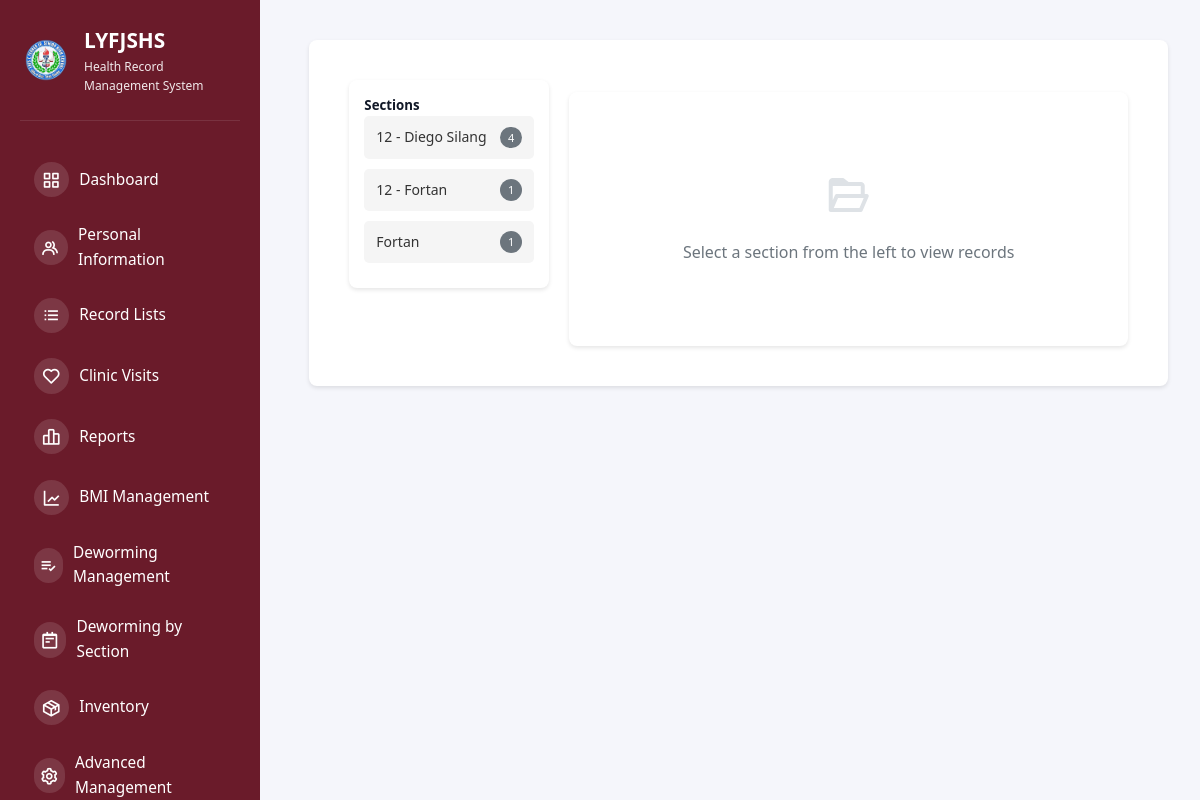
Screenshot of /deworming-section-view (signed in) with the database file from the repository.
### tables this page shows
CREATE TABLE deworming_records (
                id INTEGER PRIMARY KEY AUTOINCREMENT,
                person_type TEXT NOT NULL,
                person_id TEXT,
                name TEXT NOT NULL,
                grade TEXT,
                section TEXT NOT NULL,
                lrn TEXT,
                school_year TEXT,
                pre_4ps_recipient TEXT,
                pre_4ps_with_consent TEXT,
                pre_non_4ps_consent TEXT,
                pre_deworming_consent TEXT,
                post_4ps_children TEXT,
                post_non_4ps_children TEXT,
                post_serious_illness TEXT,
                post_adverse_effect TEXT,
                remarks TEXT,
                recorded_date TEXT,
                recorded_by INTEGER,
                recorded_by_name TEXT,
                created_at TIMESTAMP DEFAULT CURRENT_TIMESTAMP,
                updated_at TIMESTAMP DEFAULT CURRENT_TIMESTAMP, gender TEXT,
                FOREIGN KEY(recorded_by) REFERENCES users(id)
            );

### src/app.py (the view, shortened to what this page needs)
@app.route("/deworming-section-view")
@require_role('super_admin', 'health_officer')
def deworming_section_view():
    db = get_db_connection()
    if not db:
        flash("Database error.", "danger")
        return redirect(url_for("dashboard"))
    try:
        cursor = db.cursor()
        cursor.execute("SELECT DISTINCT section FROM deworming_records WHERE section IS NOT NULL AND section != '' ORDER BY section")
        sections_result = cursor.fetchall()
        sections = [row['section'] for row in sections_result]
        selected_section = request.args.get('section', '')
        cursor.execute("""
            SELECT section, COUNT(*) as count
            FROM deworming_records
            WHERE section IS NOT NULL AND section != ''
            GROUP BY section
            ORDER BY section
        """)
        section_counts = {row['section']: row['count'] for row in cursor.fetchall()}
        deworming_records = []
        db.close()
        return render_template("admin/deworming_section_view.html",
                             sections=sections,
                             section_counts=section_counts,
                             selected_section=selected_section,
                             deworming_records=deworming_records)
    except sqlite3.Error as e:
        flash(f"Error loading deworming records: {str(e)}", "danger")
        if db:
            db.close()
        return redirect(url_for("dashboard"))

### src/app.py (called while the page is built)
@app.before_request
def check_user_status():
    if session.get("logged_in"):
        if request.endpoint in ['login', 'logout', 'register', 'pending_approval', 'static']:
            return
        if session.get("role") == "pending":
            return redirect(url_for("pending_approval"))
        db = get_db_connection()
        if db:
            try:
                cursor = db.cursor()
                cursor.execute("SELECT is_active FROM users WHERE id = ?", (session.get("user_id"),))
                user = cursor.fetchone()
                db.close()
                if not user or not safe_row_get(user, 'is_active', 1):
                    session.clear()
                    flash("Your account has been disabled. Please contact the administrator.", "danger")
                    return redirect(url_for("login"))
            except sqlite3.Error:
                db.close()

@app.context_processor
def inject_user():
    user = None
    if session.get("logged_in"):
        db = get_db_connection()
        if db:
            try:
                cursor = db.cursor()
                cursor.execute("SELECT * FROM users WHERE id = ?", (session.get("user_id"),))
                user = cursor.fetchone()
                db.close()
            except sqlite3.Error:
                pass
    return {'current_user': user, 'max': max, 'min': min, 'range': range}

def get_db_connection():
    try:
        conn = sqlite3.connect(DATABASE)
        conn.row_factory = sqlite3.Row  # This enables column access by name
        return conn
    except sqlite3.Error as e:
        print(f"Database connection error: {e}")
        return None

def safe_row_get(row, key, default=None):
    if row is None:
        return default
    try:
        return row[key]
    except (IndexError, KeyError):
        return default

### templates/admin/deworming_section_view.html (shortened to what this page needs)
{% extends "shared/base.html" %}  {% block content %}
<div class="section-container">
  <div class="section-sidebar">
    <h5 style="margin-top: 0">Sections</h5>
    <ul class="section-list">
      {% if section_counts %} {% for section in sections %}
      <li>
        <a
          href="?section={{ section | urlencode }}"
          class="{% if selected_section == section %}active{% endif %}"
        >
          <span>{{ section }}</span>
          <span class="section-count"
            >{{ section_counts.get(section, 0) }}</span
          >
        </a>
      </li>
      {% endfor %} {% else %}
      <li style="text-align: center; color: #999; padding: 20px 0">
        No sections found
      </li>
      {% endif %}
    </ul>
  </div>
  <div class="main-content">
    {% if selected_section %}
    <div class="section-header">
      <h3><i class="bx bxs-group"></i> Section: {{ selected_section }}</h3>
      <div class="section-actions">
        <button class="btn btn-primary" onclick="openAddModal()">
          <i class="bx bx-plus"></i> Add Record
        </button>
        {% if deworming_records %}
        <a
          href="/deworming-section-print/{{ selected_section | urlencode }}"
          class="btn btn-success"
          target="_blank"
        >
          <i class="bx bx-printer"></i> Print
        </a>
        {% endif %}
      </div>
    </div>
    {% if deworming_records %}
    <table>
      <thead>
        <tr>
          <th>No.</th>
          <th>LRN</th>
          <th>Name</th>
          <th>Grade</th>
          <th>Pre 4Ps</th>
          <th>Pre Consent</th>
          <th>Post 4Ps</th>
          <th>Actions</th>
        </tr>
      </thead>
      <tbody>
        {% for record in deworming_records %}
        <tr>
          <td>{{ loop.index }}</td>
          <td>{{ record['lrn'] or '-' }}</td>
          <td>{{ record['name'] }}</td>
          <td>{{ record['grade'] or '-' }}</td>
          <td>
            <span
              class="badge badge-{{ ('yes' if record['pre_4ps_recipient'] in ['YES', 'Yes', 'yes'] else 'no') }}"
            >
              {{ record['pre_4ps_recipient'] or '-' }}
            </span>
          </td>
          <td>
            <span
              class="badge badge-{{ ('yes' if record['pre_deworming_consent'] in ['YES', 'Yes', 'yes'] else 'no') }}"
            >
              {{ record['pre_deworming_consent'] or '-' }}
            </span>
          </td>
          <td>
            <span
              class="badge badge-{{ ('yes' if record['post_4ps_children'] in ['YES', 'Yes', 'yes'] else 'no') }}"
            >
              {{ record['post_4ps_children'] or '-' }}
            </span>
          </td>
          <td>
            <div class="action-buttons">
              <button
                class="btn btn-sm btn-warning btn-edit-deworming"
                data-record-id="{{ record['id'] | int }}"
              >
                <i class="bx bx-edit"></i>
              </button>
              <button
                class="btn btn-sm btn-danger btn-delete-deworming"
                data-record-id="{{ record['id'] | int }}"
              >
                <i class="bx bx-trash"></i>
              </button>
            </div>
          </td>
        </tr>
        {% endfor %}
      </tbody>
    </table>
    {% else %}
    <div class="empty-state">
      <p>No deworming records found for this section.</p>
      <button
        class="btn btn-primary"
        onclick="openAddModal()"
        style="margin-top: 15px"
      >
        Add First Record
      </button>
    </div>
    {% endif %} {% else %}
    <div class="no-section">
      <i class="bx bx-folder-open"></i>
      <p>Select a section from the left to view records</p>
    </div>
    {% endif %}
  </div>
</div>
{% endblock %}

### static/css/dashboard.css (style rules this page uses)
* { margin: 0; padding: 0; box-sizing: border-box; }
:root { --primary-color: #2bb0a1; --secondary-color: #8b2340; --danger-color: #dc2626; --success-color: #16a34a; --warning-color: #ea580c; --light-bg: #f8fafc; --white: #ffffff; --text-dark: #1f2937; --text-light: #6b7280; --border-color: #e5e7eb; --shadow: 0 1px 3px rgba(0, 0, 0, 0.1); --shadow-lg: 0 10px 15px -3px rgba(0, 0, 0, 0.1); }
body { font-family: -apple-system, BlinkMacSystemFont, "Segoe UI", Roboto, Oxygen, Ubuntu, Cantarell, sans-serif; background-color: var(--light-bg); color: var(--text-dark); line-height: 1.6; }
html, body { height: 100%; font-family: system-ui, -apple-system, BlinkMacSystemFont, "Segoe UI", Roboto, sans-serif; }
body { background: #f5f6fb; color: #111827; }
.main-content { margin-top: 0.75rem; }

### templates/admin/deworming_section_view.html (style rules this page uses)
.section-container { display: grid; grid-template-columns: 200px 1fr; gap: 20px; margin: 20px; }
.section-sidebar { background: white; border-radius: 8px; padding: 15px; box-shadow: 0 2px 4px rgba(0, 0, 0, 0.1); height: fit-content; }
.section-list { list-style: none; padding: 0; margin: 0; }
.section-list li { margin-bottom: 10px; }
.section-list a { display: block; padding: 10px 12px; text-decoration: none; color: #333; border-radius: 5px; background: #f5f5f5; transition: all 0.3s ease; font-size: 14px; display: flex; justify-content: space-between; align-items: center; }
.section-count { display: inline-block; background: #6c757d; color: white; border-radius: 12px; padding: 2px 8px; font-size: 11px; }
.main-content { background: white; border-radius: 8px; padding: 20px; box-shadow: 0 2px 4px rgba(0, 0, 0, 0.1); }
.no-section { text-align: center; padding: 60px 40px; color: #6c757d; }
.no-section i { font-size: 48px; color: #dee2e6; margin-bottom: 20px; }

### rows the page displays
deworming_records: section "12 - Fortan", get "1"
deworming_records: section "Fortan", get "1"

### other values shown
{{ section }} "12 - Diego Silang"
{{ section_counts.get(section, 0) }} "4"
